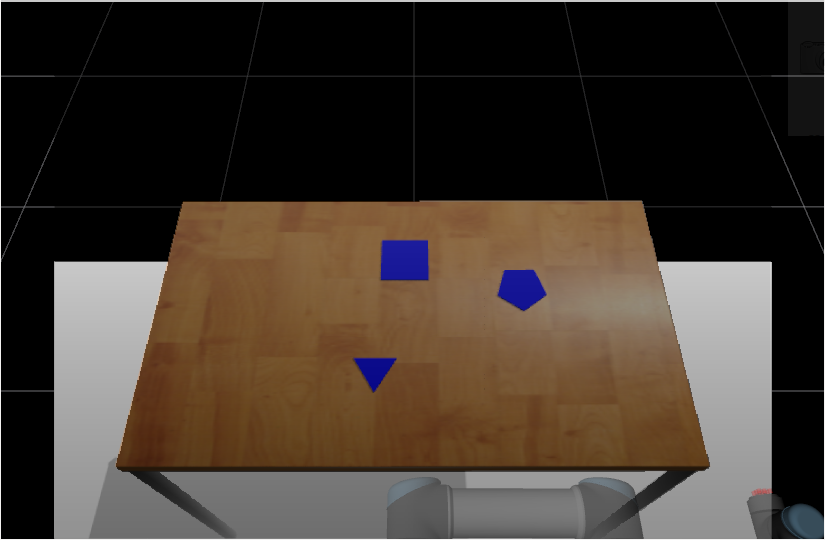
#> input picture src/test/hsv_test.png, 825 x 540 px, found by its file name
$ python hsv_detetcion.py   (older library calls are emulated)
#> lines starting #> are read from the running program, lines starting #| are printed output that depends on the picture; after the words box and inside, x2 and y2 are one past the last pixel; in counts of white or black regions, pixels touching at a corner belong together
#!/usr/bin/env python
import cv2
import numpy as np
import os


def nothing(x):
    pass


# [7 lines of commented-out code are left out]


cv2.namedWindow("Trackbars")
cv2.createTrackbar("L-H", "Trackbars", 0, 179, nothing)
# [5 lines of commented-out code are left out]

test_path = os.path.realpath("src/test/hsv_test.png")
# print(test_path)

while True:

    # frame = down_scale_image(cv2.imread(test_path), 3)
    frame = cv2.imread(test_path)
#> frame is the input picture: shape (540, 825, 3); mean B, G, R 47, 55.9, 66.2
    # print(frame)

    lh = cv2.getTrackbarPos("L-H", "Trackbars")  # 50
    # [5 lines of commented-out code are left out]

    hsv = cv2.cvtColor(frame, cv2.COLOR_BGR2HSV)
#> hsv: shape (540, 825, 3); mean H, S, V 7.4, 48.5, 67.5
    # define range of blue color in HSV
    lower_blue = np.array([110, 50, 50])
    upper_blue = np.array([130, 255, 255])
    # Threshold the HSV image to get only blue colors
    mask = cv2.inRange(hsv, lower_blue, upper_blue)
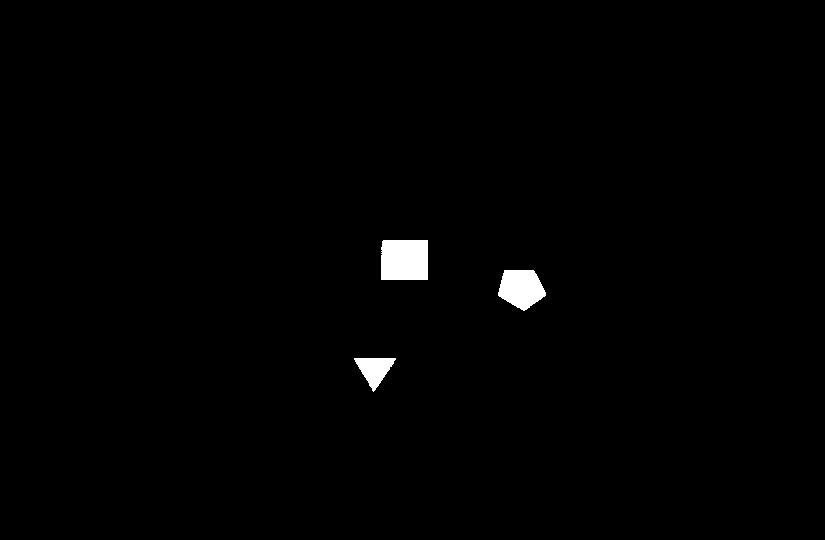
#> mask: shape (540, 825); 0.9% white; 3 white regions

    # imgray = cv2.cvtColor(frame, cv2.COLOR_BGR2GRAY)
    # ret, mask = cv2.threshold(imgray, lh, 255, 0)

    _, contour, _ = cv2.findContours(mask, cv2.RETR_TREE, cv2.CHAIN_APPROX_SIMPLE)
#> contour = 3 contours; box (x1, y1, x2, y2) and area: (381, 240, 428, 280) 1784, (498, 270, 546, 311) 1338, (354, 358, 396, 392) 701

    for i in contour:
        area = cv2.contourArea(i)
        approx = cv2.approxPolyDP(i, 0.01*cv2.arcLength(i, True), True)
        if len(approx) == 3:
            cv2.drawContours(frame, [i], 0, (0, 255, 0), 3)
            print(area)
#> this loop made 3 passes
#> (area, approx) on passes 1, 3: (701, [[354, 358], [373, 391], [395, 359]]), (1784, [[382, 241], [381, 279], [427, 279], [427, 240]])
#> area on pass 2: 1338.5
#| 701.0
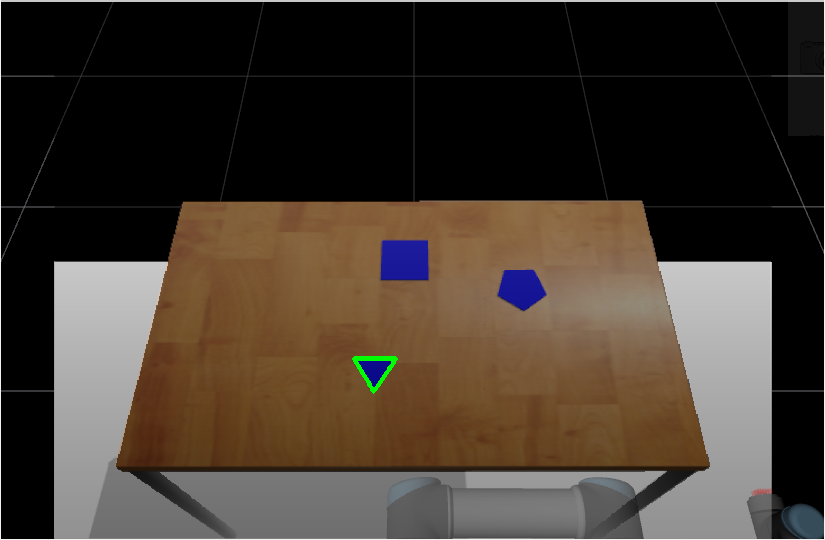
#> frame: shape (540, 825, 3); 0.12% of pixels changed, all inside (x1, y1, x2, y2) = (352, 356, 398, 394)

    cv2.imshow("frame", frame)
    cv2.imshow("mask", mask)

    key = cv2.waitKey(1)
#> (key Esc is pressed here)

    if key == 27:
        break

cv2.destroyAllWindows()
